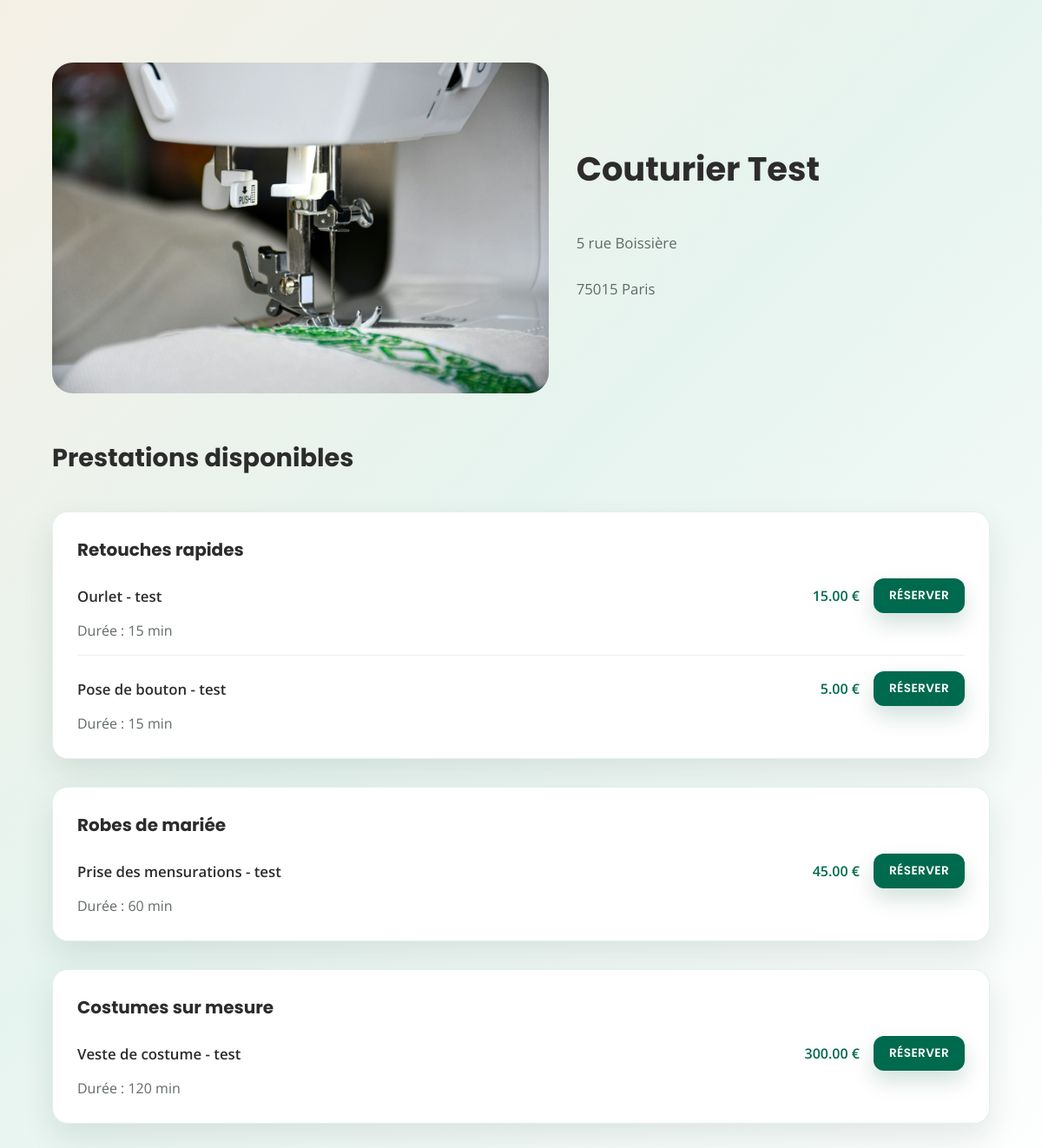
The page /workshops/1/ on the database as committed earlier.
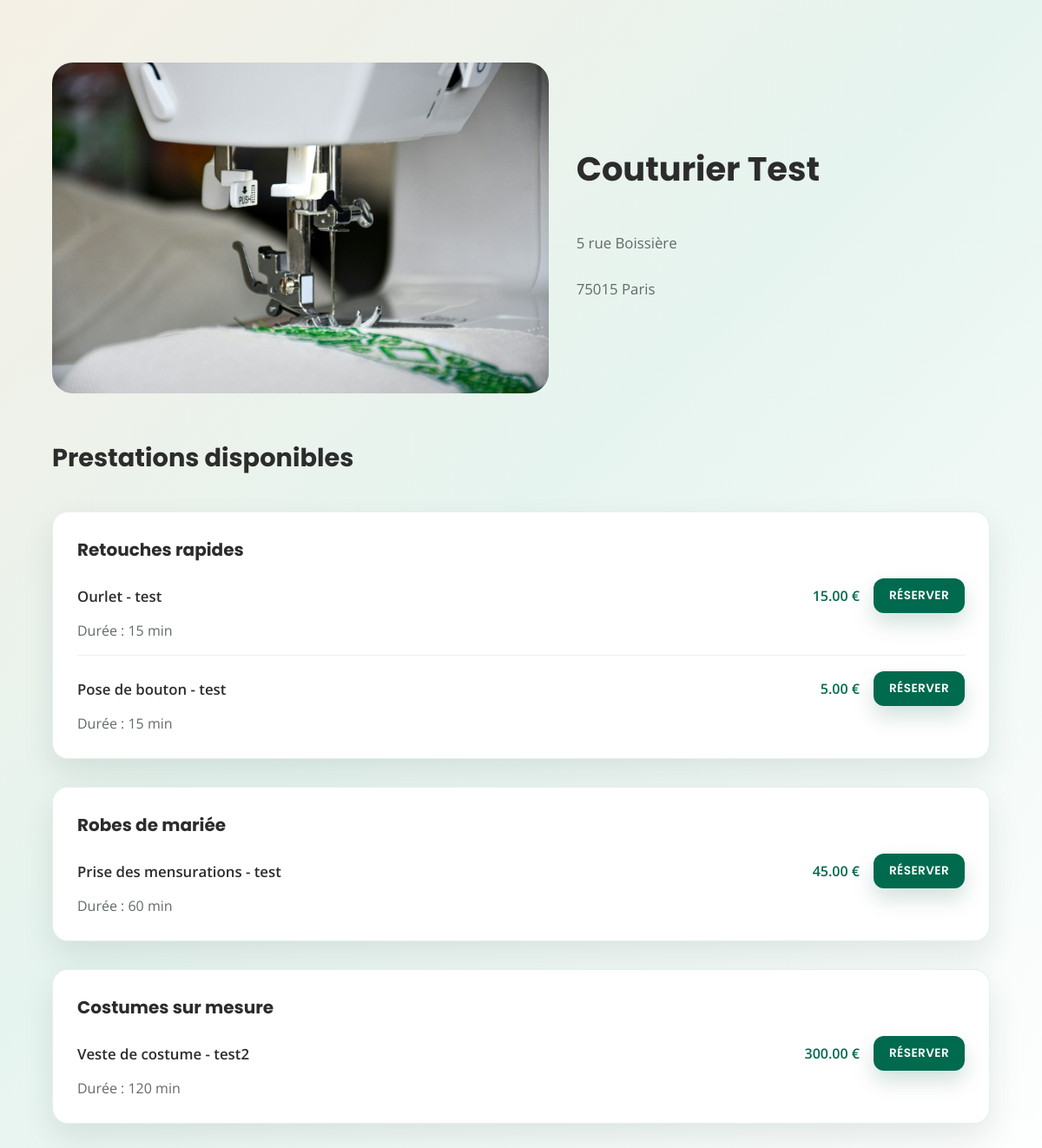
The same page on the database as committed later.
### accounts/models.py (models this page shows, shortened)
class Workshop(models.Model):
    name = models.CharField(max_length=150)
    address = models.TextField()
    zip_code = models.CharField(max_length=10)
    city = models.CharField(max_length=150)
    photo = models.CharField(max_length=255, blank=True)
    services = models.ManyToManyField(Service, related_name="workshops", blank=True)
    professionals = models.ManyToManyField(
        settings.AUTH_USER_MODEL,
        related_name="professional_workshops",
        blank=True,
        limit_choices_to={"user_type": "professional"},
    )
    created_at = models.DateTimeField(auto_now_add=True)
    class Meta:
        ordering = ["name"]

class Category(models.Model):
    name = models.CharField(max_length=100, unique=True)
    created_at = models.DateTimeField(auto_now_add=True)
    class Meta:
        ordering = ["name"]

class Service(models.Model):
    category = models.ForeignKey(
        Category, on_delete=models.CASCADE, related_name="services"
    )
    name = models.CharField(max_length=100)
    description = models.TextField(blank=True)
    price = models.DecimalField(max_digits=8, decimal_places=2, null=True, blank=True)
    duration_minutes = models.PositiveIntegerField(null=True, blank=True)
    created_at = models.DateTimeField(auto_now_add=True)
    created_by = models.ForeignKey(
        settings.AUTH_USER_MODEL,
        on_delete=models.CASCADE,
        related_name="services_created",
    )
    class Meta:
        ordering = ["name"]

### accounts/views.py (the view)
# urls.py: path("workshops/<int:pk>/", views.workshop_detail, name="workshop_detail"),
def workshop_detail(request, pk):
    workshop = get_object_or_404(
        Workshop.objects.prefetch_related("services__category"), pk=pk
    )
    services_by_category = {}
    for service in workshop.services.all():
        services_by_category.setdefault(service.category, []).append(service)
    context = {
        "workshop": workshop,
        "services_by_category": services_by_category,
        "workshop_photo": workshop.photo or "img/elio-santos-5ZQn_gWKvLE-unsplash.jpg",
    }
    return render(request, "accounts/workshop_detail.html", context)

### templates/accounts/workshop_detail.html (shortened to what this page needs)
{% extends "base.html" %}
{% load static %}
{% block head %}
  <link rel="stylesheet" href="{% static 'css/workshop.css' %}">
{% endblock %}
{% block content %}
<section class="workshop-hero">
  <div class="workshop-hero__image">
    <img src="{% static workshop_photo %}" alt="Atelier {{ workshop.name }}" />
  </div>
  <div class="workshop-hero__info">
    <h1>{{ workshop.name }}</h1>
    <p class="workshop-hero__address">
      {{ workshop.address|linebreaksbr }}<br />
      {% if workshop.zip_code %}{{ workshop.zip_code }} {% endif %}{{ workshop.city }}
    </p>
  </div>
</section>
<section class="workshop-services">
  <h2>Prestations disponibles</h2>
  {% if services_by_category %}
    {% for category, services in services_by_category.items %}
      <article class="workshop-services__category">
        <header>
          <h3>{{ category.name }}</h3>
        </header>
        <ul>
          {% for service in services %}
            <li>
              <div class="workshop-service__main">
                <span class="workshop-service__name">{{ service.name }}</span>
                <span class="workshop-service__cta">
                  {% if service.price %}<span class="workshop-service__price">{{ service.price }} €</span>{% endif %}
                  <a href="#" class="workshop-service__button">Réserver</a>
                </span>
              </div>
              {% if service.duration_minutes %}
                <p class="workshop-service__meta">Durée : {{ service.duration_minutes }} min</p>
              {% endif %}
            </li>
          {% endfor %}
        </ul>
      </article>
    {% endfor %}
  {% else %}
    <p>Aucune prestation n'est encore associée à cet atelier.</p>
  {% endif %}
</section>
{% endblock %}

### templates/base.html (shortened to what this page needs)
{% load static %}
<!doctype html>
<html lang="fr">
<head>
  <link rel="stylesheet" href="{% static 'css/global.css' %}">
  {% block head %}{% endblock %}
</head>
<body>
  {% block content %}{% endblock %}
</body>
</html>

### static/css/global.css (style rules this page uses)
:root { --brand: #006A4E; --brand-600: #005A42; --brand-300: #338771; --secondary: #3B6F72; --accent: #E07B39; --text: #2C2C2C; --muted: #626A68; --bg-soft: #F5F0E6; --surface: #FFFFFF; --surface-alt: #FAF7F1; --border: #E3E7E4; }
body { font-family: 'Open Sans', sans-serif; background: linear-gradient(135deg, var(--bg-soft) 0%, #E6F4EF 45%, #FFFFFF 100%); color: var(--text); margin: 0; }
h1, h2 { font-family: 'Poppins', sans-serif; margin: 0; }
a { color: var(--brand); text-decoration: none; transition: color 0.18s ease; }

### static/css/workshop.css (style rules this page uses)
.workshop-hero { display: grid; grid-template-columns: minmax(0, 1.2fr) minmax(0, 1fr); gap: 32px; align-items: center; margin: 72px auto 48px; max-width: 1080px; padding: 0 24px; }
.workshop-hero__image img { width: 100%; border-radius: 24px; object-fit: cover; }
.workshop-hero__info h1 { font-family: 'Poppins', sans-serif; font-size: 2.4rem; margin-bottom: 12px; }
.workshop-hero__address { color: var(--muted); line-height: 1.6; font-size: 1.05rem; white-space: pre-line; }
.workshop-services { max-width: 1080px; margin: 0 auto 120px; padding: 0 24px; display: flex; flex-direction: column; gap: 32px; }
.workshop-services h2 { font-family: 'Poppins', sans-serif; font-size: 1.8rem; margin-bottom: 8px; }
.workshop-services__category { background: var(--surface); border-radius: 18px; border: 1px solid rgba(0, 106, 78, 0.1); box-shadow: 0 16px 36px rgba(17, 53, 44, 0.1); padding: 28px; display: flex; flex-direction: column; gap: 18px; }
.workshop-services__category h3 { margin: 0; font-family: 'Poppins', sans-serif; font-size: 1.25rem; }
.workshop-services__category ul { list-style: none; margin: 0; padding: 0; display: flex; flex-direction: column; gap: 18px; }
.workshop-services__category li { border-bottom: 1px solid rgba(0, 106, 78, 0.08); padding-bottom: 16px; }
.workshop-services__category li:last-child { border-bottom: none; padding-bottom: 0; }
.workshop-service__main { display: flex; justify-content: space-between; align-items: center; gap: 16px; flex-wrap: wrap; }
.workshop-service__name { font-weight: 600; font-size: 1.05rem; }
.workshop-service__cta { display: inline-flex; align-items: center; gap: 16px; }
.workshop-service__price { font-weight: 600; color: var(--brand); }
.workshop-service__button { display: inline-flex; align-items: center; justify-content: center; padding: 10px 18px; border-radius: 12px; background: var(--brand); color: #fff; font-family: 'Poppins', sans-serif; font-weight: 600; letter-spacing: 0.03em; text-transform: uppercase; font-size: 0.85rem; box-shadow: 0 12px 24px rgba(0, 90, 66, 0.18); transition: background 0.18s ease, transform 0.18s ease; }
.workshop-service__meta, .workshop-service__description { margin: 8px 0 0; color: var(--muted); line-height: 1.5; }

Rows that differ between the two databases and show on the page:
changed Service: name "Veste de costume - test" → "Veste de costume - test2"
